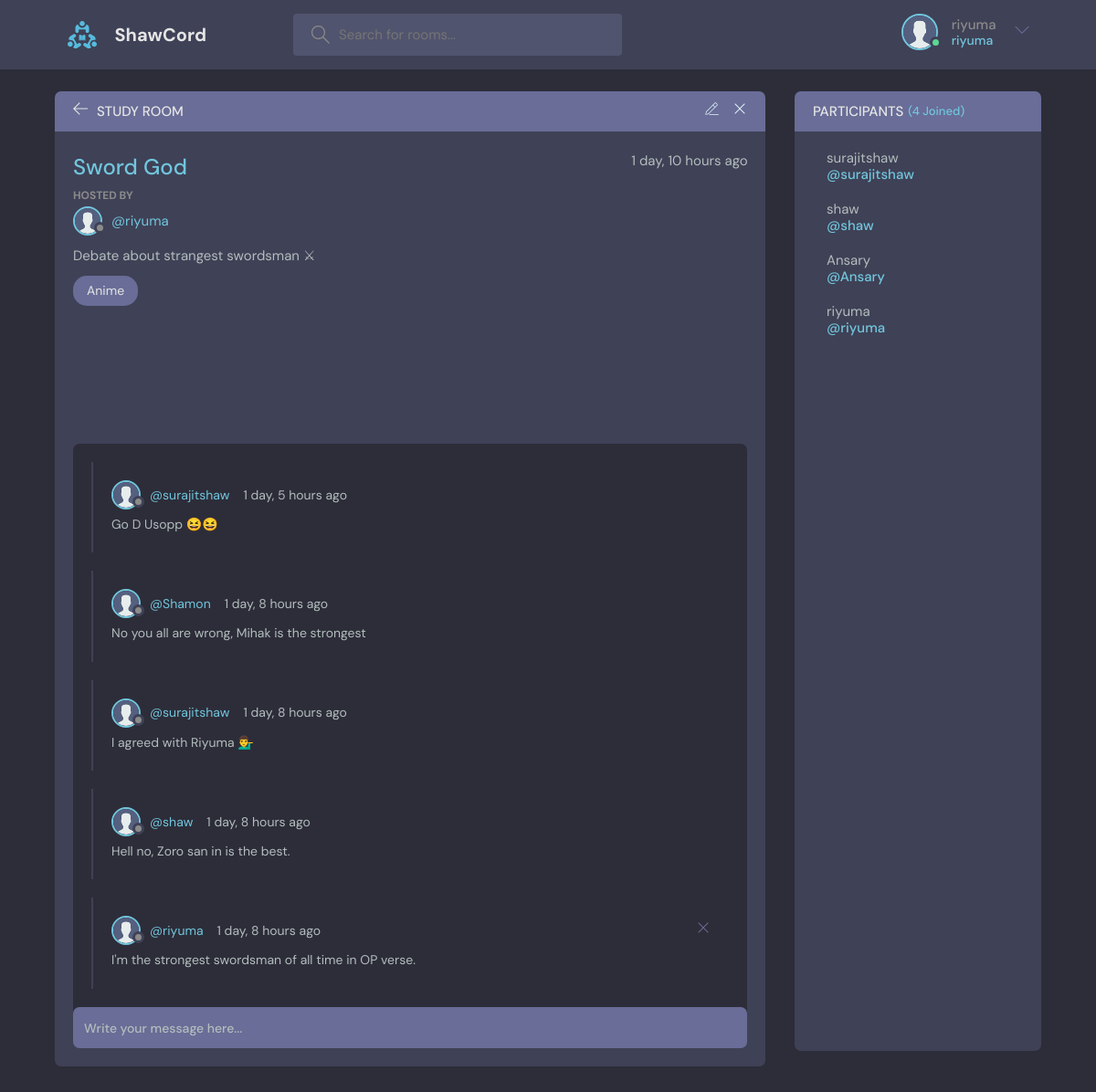
/room/10/ (signed in), run on the app's committed database.
### base/models.py (models this page shows, shortened)
class Room(models.Model):
    host = models.ForeignKey(User, on_delete=models.SET_NULL, null=True)
    topic = models.ForeignKey(Topic, on_delete=models.SET_NULL, null=True)
    participants = models.ManyToManyField(User, blank=True, related_name='participants')
    name = models.CharField(max_length=200)
    description = models.TextField(null=True, blank=True)
    created_at = models.DateTimeField(auto_now_add=True)
    updated_at = models.DateTimeField(auto_now=True)
    class Meta:
        ordering = ('-updated_at','-created_at')

class Topic(models.Model):
    name = models.CharField(max_length=200)
    def __str__(self):
        return self.name

class Message(models.Model):
    user = models.ForeignKey(User, on_delete=models.CASCADE)
    body = models.TextField()
    room = models.ForeignKey(Room, on_delete=models.CASCADE)
    created_at = models.DateTimeField(auto_now_add=True)
    updated_at = models.DateTimeField(auto_now=True)
    class Meta:
        ordering = ('-updated_at','-created_at')

### base/views.py (the view, shortened to what this page needs)
# urls.py: path('room/<str:pk>/', views.room, name='room'),
def room(request, pk):
    room = Room.objects.get(id=pk)
    room_messages = room.message_set.all().order_by('-created_at')
    participants = room.participants.all()
    context = {'room': room, 'room_messages': room_messages, 'participants': participants}
    return render(request, 'room.html', context)

### templates/room.html (shortened to what this page needs)
{% extends 'main.html' %}
{% load static %}
{% block content %}
    <main class="profile-page layout layout--2">
      <div class="container">
        <div class="room">
          <div class="room__top">
            <div class="room__topLeft">
              <a href="{% url 'home' %}">
                <svg version="1.1" xmlns="http://www.w3.org/2000/svg" width="32" height="32" viewBox="0 0 32 32">
                  <title>arrow-left</title>
                  <path
                    d="M13.723 2.286l-13.723 13.714 13.719 13.714 1.616-1.611-10.96-10.96h27.625v-2.286h-27.625l10.965-10.965-1.616-1.607z"
                  ></path>
                </svg>
              </a>
              <h3>Study Room</h3>
            </div>
            {% if room.host == request.user %}
            <div class="room__topRight">
              <a href="{% url 'update-room' room.id %}">
              </a>
              <a href="{% url 'delete-room' room.id %}">
                <svg version="1.1" xmlns="http://www.w3.org/2000/svg" width="32" height="32" viewBox="0 0 32 32">
                  <title>remove</title>
                  <path
                    d="M27.314 6.019l-1.333-1.333-9.98 9.981-9.981-9.981-1.333 1.333 9.981 9.981-9.981 9.98 1.333 1.333 9.981-9.98 9.98 9.98 1.333-1.333-9.98-9.98 9.98-9.981z"
                  ></path>
                </svg>
              </a>
            </div>
            {% endif %}
          </div>
          <div class="room__box scroll">
            <div class="room__header scroll">
              <div class="room__info">
                <h3>{{room.name}}</h3>
                <span>{{room.created_at | timesince}} ago</span>
              </div>
              <div class="room__hosted">
                <p>Hosted By</p>
                <a href="{% url 'userProfile' room.host.id %}" class="room__author">
                  <div class="avatar avatar--small">
                    <img src="{% static 'assets/avatar.svg' %}" />
                  </div>
                  <span>@{{room.host}}</span>
                </a>
              </div>
              <div class="room__details">
                {{room.description}}
              </div>
              <span class="room__topics">{{room.topic}}</span>
            </div>
            <div class="room__conversation">
              <div class="threads scroll">
                {% for message in room_messages %}
                  <div class="thread">
                    <div class="thread__top">
                      <div class="thread__author">
                        <a href="{% url 'userProfile' message.user.id %}" class="thread__authorInfo">
                          <div class="avatar avatar--small">
                            <img src="{% static 'assets/avatar.svg' %}" />
                          </div>
                          <span>@{{message.user}}</span>
                        </a>
                        <span class="thread__date">{{message.created_at | timesince}} ago</span>
                      </div>
                      {% if request.user == message.user %}
                        <a href="{% url 'delete-message' message.id %}">
                        <div class="thread__delete">
                          <svg version="1.1" xmlns="http://www.w3.org/2000/svg" width="32" height="32" viewBox="0 0 32 32">
                            <title>remove</title>
                            <path
                              d="M27.314 6.019l-1.333-1.333-9.98 9.981-9.981-9.981-1.333 1.333 9.981 9.981-9.981 9.98 1.333 1.333 9.981-9.98 9.98 9.98 1.333-1.333-9.98-9.98 9.98-9.981z"
                            ></path>
                          </svg>
                        </div>
                      </a>
                      {% endif %}
                    </div>
                    <div class="thread__details">
                      {{message.body}}
                    </div>
                  </div>
                {% endfor %}
              </div>
            </div>
          </div>
          <div class="room__message">
            <form action="" method="POST">
              <input name="body" placeholder="Write your message here..." />
            </form>
          </div>
        </div>
        <div class="participants">
          <h3 class="participants__top">Participants <span>({{participants.count}} Joined)</span></h3>
          <div class="participants__list scroll">
            {% for participant in participants %}
              <a href="{% url 'userProfile' participant.id %}" class="participant">
                </div>
                <p>
                  {{participant.username}}
                  <span>@{{participant.username}}</span>
                </p>
              </a>
            {% endfor %}
    </main>
{% endblock content %}

### templates/nav.html (shortened to what this page needs)
{% load static %}
<header class="header header--loggedIn">
    <div class="container">
        <a href="{% url 'home' %}" class="header__logo">
            <img src="{% static 'assets/logo.svg' %}" />
            <h1>ShawCord</h1>
        </a>
        <form class="header__search" action="{% url 'home' %}" method="get">
            <label>
            <input name="q" type='text' placeholder="Search for rooms..." />
            </label>
        </form>
        <nav class="header__menu">
            {% if request.user.is_authenticated %}
                <div class="header__user">
                <a href="{% url 'userProfile' request.user.id %}">
                    <div class="avatar avatar--medium active">
                    <img src="{% static 'assets/avatar.svg' %}" />
                    </div>
                    <p>{{request.user}}<span>{{request.user}}</span></p>
                </a>
                <button class="dropdown-button">
                    <svg version="1.1" xmlns="http://www.w3.org/2000/svg" width="32" height="32" viewBox="0 0 32 32">
                    <title>chevron-down</title>
                    <path d="M16 21l-13-13h-3l16 16 16-16h-3l-13 13z"></path>
                    </svg>
                </button>
                {% endif %}
        </nav>
    </div>
</header>

### data on the page
Room: name "Sword God", created_at "1 day, 10 hours", host "riyuma", description "Debate about strangest swordsman ⚔", topic "Anime"
Message: user "surajitshaw", created_at "1 day, 5 hours", body "Go D Usopp 😆😆"
Message: user "Shamon", created_at "1 day, 8 hours", body "No you all are wrong, Mihak is the strongest"
Message: user "surajitshaw", created_at "1 day, 8 hours", body "I agreed with Riyuma 💁‍♂️"
Message: user "shaw", created_at "1 day, 8 hours", body "Hell no, Zoro san in is the best."
Message: user "riyuma", created_at "1 day, 8 hours", body "I'm the strongest swordsman of all time in OP verse."

### other printed values
{{ request.user }} "riyuma"
{{ participants.count }} "4"
{{ participant.username }} "surajitshaw"
{{ participant.username }} "shaw"
{{ participant.username }} "Ansary"
{{ participant.username }} "riyuma"
